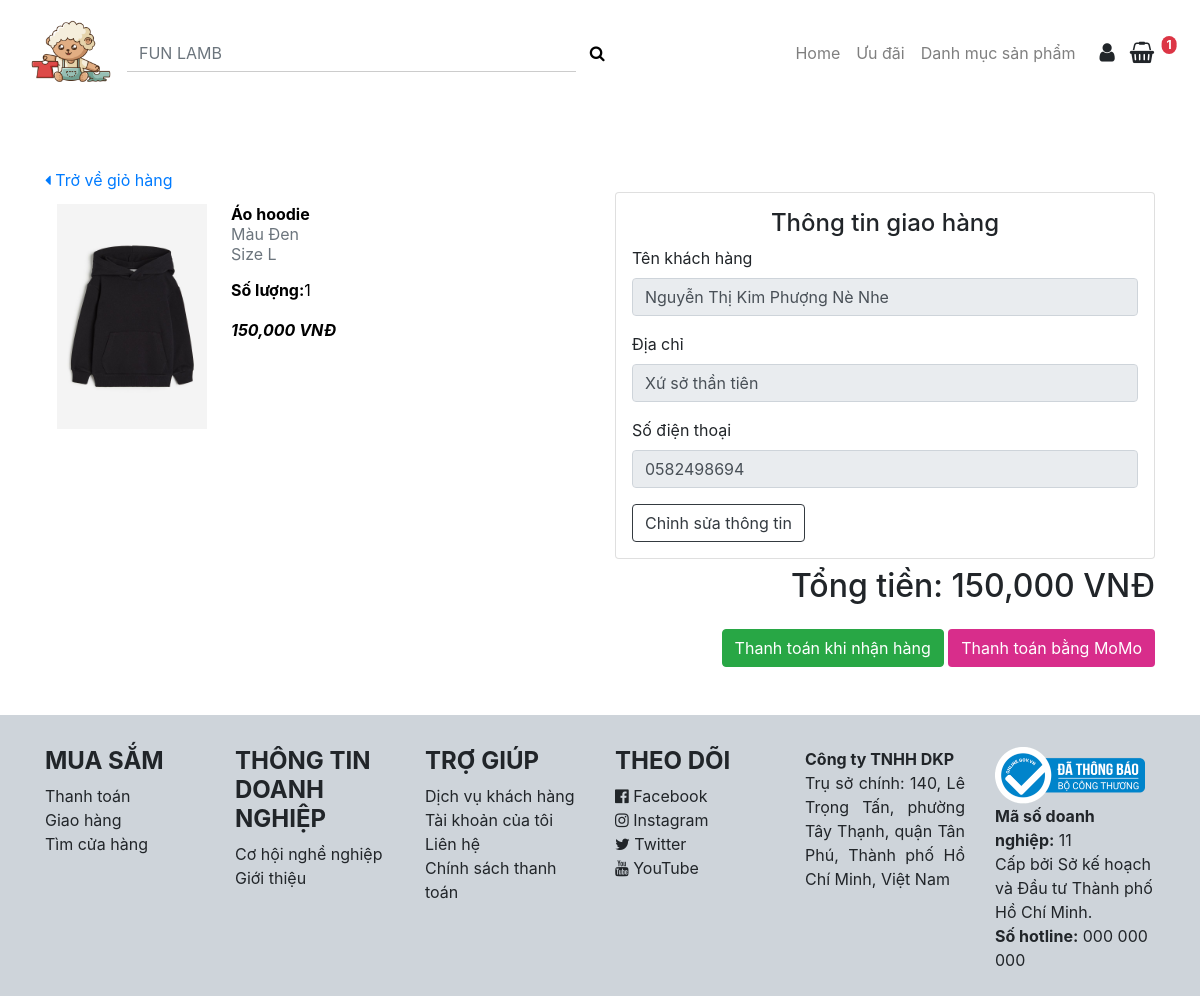
Screenshot of /thanh-toan/ (signed in) with the database file from the repository.
### home/models.py (models this page shows, shortened)
class GioHang(models.Model):
    maKH = models.ForeignKey(KhachHang, on_delete=models.CASCADE)
    maSP = models.ForeignKey(SanPham, on_delete=models.CASCADE)
    soLuong = models.IntegerField()
    donGia = models.IntegerField()
    kichCo = models.CharField(max_length=10)
    tongTien = models.IntegerField()

class SanPham(models.Model):
    NAM = "NAM"
    NU = "NU"
    UNISEX = "UNISEX"
    GIOI_TINH = [
        (NAM, "Nam"),
        (NU, "Nữ"),
        (UNISEX, "Unisex"),
    ]
    maSP = models.CharField(max_length=20, primary_key=True)
    tenSP = models.TextField()
    moTa = models.TextField()
    giaBan = models.IntegerField()
    chatLieu = models.TextField()
    mauSac = models.TextField()
    gioiTinh = models.CharField(
        max_length=6,
        choices=GIOI_TINH,
        default=UNISEX,
    )
    maDM = models.ForeignKey(DanhMuc, on_delete=models.CASCADE)
    maNH = models.ForeignKey(NhanHieu, on_delete=models.CASCADE)
    maNCC = models.ForeignKey(NhaCungCap, on_delete=models.CASCADE)
    hinhanh = models.ImageField(null=True, upload_to="images/sanpham/")
    hinhanh1 = models.ImageField(null=True, upload_to="images/sanpham/")
    kichCo = models.ManyToManyField(KichCo)

class KhachHang(models.Model):
    maKH = models.AutoField(primary_key=True)
    tenKH = models.TextField()
    soDT = models.CharField(max_length=15)
    eMail = models.EmailField(max_length=50)
    diaChi = models.TextField()
    gioiTinh = models.TextField()
    tenDN = models.CharField(max_length=50)
    matKhau = models.CharField(max_length=50)

### home/views.py (the view, shortened to what this page needs)
# urls.py: path("thanh-toan/", views.thanhToan, name="thanhToan"),
def thanhToan(request):
    maKH = request.session.get("khach_hang_id")
    if maKH:
        khachHang = get_object_or_404(KhachHang, maKH=maKH)
        gioHang_items = GioHang.objects.filter(maKH=khachHang)
        gioHang_thanhTien = []
        tongTien = 0
        for item in gioHang_items:
            thanhTien = item.soLuong * item.donGia
            san_pham = item.maSP
            gioHang_thanhTien.append(
                {
                    "item": item,
                    "thanhTien": thanhTien,
                    "tenSP": san_pham.tenSP,
                    "mauSac": san_pham.mauSac,
                    "kichCo": item.kichCo,
                    "hinhAnh": san_pham.hinhanh.url if san_pham.hinhanh else "",
                }
            )
            tongTien += thanhTien
        sanpham_list = list(SanPham.objects.all())
        random_sanpham_list = random.sample(sanpham_list, 3)
        data = {
            "gioHang_thanhTien": gioHang_thanhTien,
            "tongTien": tongTien,
            "khachHang": khachHang,
            "sanpham_list": random_sanpham_list,
        }
        return render(request, "page/thanhToan.html", data)
    else:
        return redirect("login")

### home/context.py (called while the page is built)
def demGioHang(request):
    maKH = request.session.get("khach_hang_id")
    if maKH:
        khachHang = KhachHang.objects.get(maKH=maKH)
        so_luong = GioHang.objects.filter(maKH=khachHang).count()
    else:
        so_luong = 0
    return {"demGioHang": so_luong}

def category_danhmuc(request):
    category_list = Category.objects.all()
    danhmuc_list = DanhMuc.objects.all()
    return {
        'category_list': category_list,
        'danhmuc_list': danhmuc_list,
    }

### home/templates/page/thanhToan.html (shortened to what this page needs)
{% extends 'pages/layout.html' %}
{% load humanize %}
{% block content %}
  <div class="container mt-5 pt-5 mb-5">
    <a href="{% url 'xemGioHang' %}" class="text-left"><i class="fa fa-caret-left" aria-hidden="true"></i> Trở về giỏ hàng</a>
    {% if gioHang_thanhTien %}
      <form method="post" action="{% url 'thanhToan' %}">
        <div class="row">
          <div class="col-6">
            <table class="table table-borderless table-responsive">
              {% for sp in gioHang_thanhTien %}
                <tr>
                  <td class="text-center">
                    <img src="{{ sp.hinhAnh }}" alt="{{ sp.tenSP }}" width="150" />
                  </td>
                  <td>
                    <b>{{ sp.tenSP }}</b> <br />
                    <p class="text-secondary">
                      Màu {{ sp.mauSac }} <br /> Size {{ sp.kichCo }}
                    </p>
                    <b>Số lượng:</b>{{ sp.item.soLuong }} <br />
                    <br />
                    <b><i>{{ sp.thanhTien|intcomma }} VNĐ</i></b>
                  </td>
                </tr>
              {% endfor %}
            </table>
          </div>
          <div class="col-6">
            <div class="card p-3 mb-2">
              <center>
                <h4>Thông tin giao hàng</h4>
              </center>
              <div class="form-group">
                <label for="tenKH">Tên khách hàng</label>
                <input type="text" class="form-control" id="tenKH" name="tenKH" value="{{ khachHang.tenKH }}" readonly />
              </div>
              <div class="form-group">
                <label for="diaChi">Địa chỉ</label>
                <input type="text" class="form-control" id="diaChi" name="diaChi" value="{{ khachHang.diaChi }}" readonly />
              </div>
              <div class="form-group">
                <label for="soDienThoai">Số điện thoại</label>
                <input type="text" class="form-control" id="soDienThoai" name="soDienThoai" value="{{ khachHang.soDT }}" readonly />
              </div>
              <div>
                <a class="btn btn-outline-dark" href="{% url 'xemThongTinKhachHang' %}">Chỉnh sửa thông tin</a>
              </div>
            </div>
          </div>
        </div>
        <div class="text-right">
          <h2>Tổng tiền: <span>{{ tongTien|intcomma }}</span> VNĐ</h2>
          <button type="submit" name="pttt" value="cash" class="btn btn-success mt-3">Thanh toán khi nhận hàng</button>
          <button type="submit" name="pttt" value="momo" class="btn mt-3" style="background-color: #D82D8B; color: white;">Thanh toán bằng MoMo</button>
        </div>
      </form>
    {% endif %}
  </div>
{% endblock %}

### rows the page displays
GioHang: tenSP "Áo hoodie", mauSac "Đen", kichCo "L", item.soLuong "1", thanhTien "150,000"
KhachHang: tenKH "Nguyễn Thị Kim Phượng Nè Nhe", diaChi "Xứ sở thần tiên", soDienThoai "0582498694"

### other values shown
{{ demGioHang }} "1"
{{ tongTien|intcomma }} "150,000"
